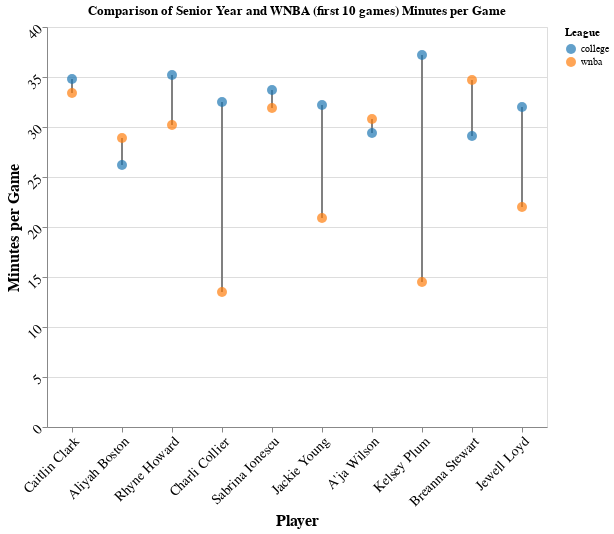

The notebook cell this image was saved under:
### Code cell
# Melt the DataFrame to long format
df_melted = df.melt(id_vars='player', var_name='league', value_name='minutes')

# Create the points for the scatter plot
points = alt.Chart(df_melted).mark_circle(size=100).encode(
    x=alt.X('player:N', title='Player', sort=None),
    y=alt.Y('minutes:Q', title='Minutes per Game'),
    color=alt.Color('league:N', title='League', scale=alt.Scale(domain=['college', 'wnba'], range=['#1f77b4', '#ff7f0e'])),
    tooltip=['player', 'league', 'minutes']
)

# Create the lines connecting the points
lines = alt.Chart(df_melted).mark_line().encode(
    x=alt.X('player:N', title='Player', sort=None),
    y=alt.Y('minutes:Q', title='Minutes per Game'),
    detail='player:N',
    color=alt.value('gray')
)

# Combine the points and lines into a single chart
chart = alt.layer(lines, points).properties(
    width=500,
    height=400,
    title='No.1 Picks Senior Year vs WNBA (first 10 games) Minutes per Game'
).configure_axis(
    labelFontSize=14,
    titleFontSize=16,
    labelAngle=-45
)

chart

### Figure 1 — Vega-Lite specification as saved in the notebook (floating-point values rounded to 4 significant figures)
{"config": {"view": {"continuousWidth": 300, "continuousHeight": 300}, "axis": {"labelAngle": -45, "labelFontSize": 14, "titleFontSize": 16}}, "layer": [{"mark": {"type": "line"}, "encoding": {"color": {"value": "gray"}, "detail": {"field": "player", "type": "nominal"}, "x": {"field": "player", "sort": null, "title": "Player", "type": "nominal"}, "y": {"field": "minutes", "title": "Minutes per Game", "type": "quantitative"}}}, {"mark": {"type": "circle", "size": 100}, "encoding": {"color": {"field": "league", "scale": {"domain": ["college", "wnba"], "range": ["#1f77b4", "#ff7f0e"]}, "title": "League", "type": "nominal"}, "tooltip": [{"field": "player", "type": "nominal"}, {"field": "league", "type": "nominal"}, {"field": "minutes", "type": "quantitative"}], "x": {"field": "player", "sort": null, "title": "Player", "type": "nominal"}, "y": {"field": "minutes", "title": "Minutes per Game", "type": "quantitative"}}}], "data": {"name": "data-d97de5ed3c249d07d9f20f306b11de2b"}, "height": 400, "title": "Comparison of Senior Year and WNBA (first 10 games) Minutes per Game", "width": 500, "$schema": "https://vega.github.io/schema/vega-lite/v5.8.0.json", "datasets": {"data-d97de5ed3c249d07d9f20f306b11de2b": [{"player": "Caitlin Clark", "league": "college", "minutes": 34.8}, {"player": "Aliyah Boston", "league": "college", "minutes": 26.2}, {"player": "Rhyne Howard", "league": "college", "minutes": 35.2}, {"player": "Charli Collier", "league": "college", "minutes": 32.5}, {"player": "Sabrina Ionescu", "league": "college", "minutes": 33.7}, {"player": "Jackie Young", "league": "college", "minutes": 32.2}, {"player": "A'ja Wilson", "league": "college", "minutes": 29.4}, {"player": "Kelsey Plum", "league": "college", "minutes": 37.2}, {"player": "Breanna Stewart", "league": "college", "minutes": 29.1}, {"player": "Jewell Loyd", "league": "college", "minutes": 32.0}, {"player": "Caitlin Clark", "league": "wnba", "minutes": 33.4}, {"player": "Aliyah Boston", "league": "wnba", "minutes": 28.9}, {"player": "Rhyne Howard", "league": "wnba", "minutes": 30.2}, {"player": "Charli Collier", "league": "wnba", "minutes": 13.5}, {"player": "Sabrina Ionescu", "league": "wnba", "minutes": 31.9}, {"player": "Jackie Young", "league": "wnba", "minutes": 20.9}, {"player": "A'ja Wilson", "league": "wnba", "minutes": 30.8}, {"player": "Kelsey Plum", "league": "wnba", "minutes": 14.5}, {"player": "Breanna Stewart", "league": "wnba", "minutes": 34.7}, {"player": "Jewell Loyd", "league": "wnba", "minutes": 22.0}]}}
